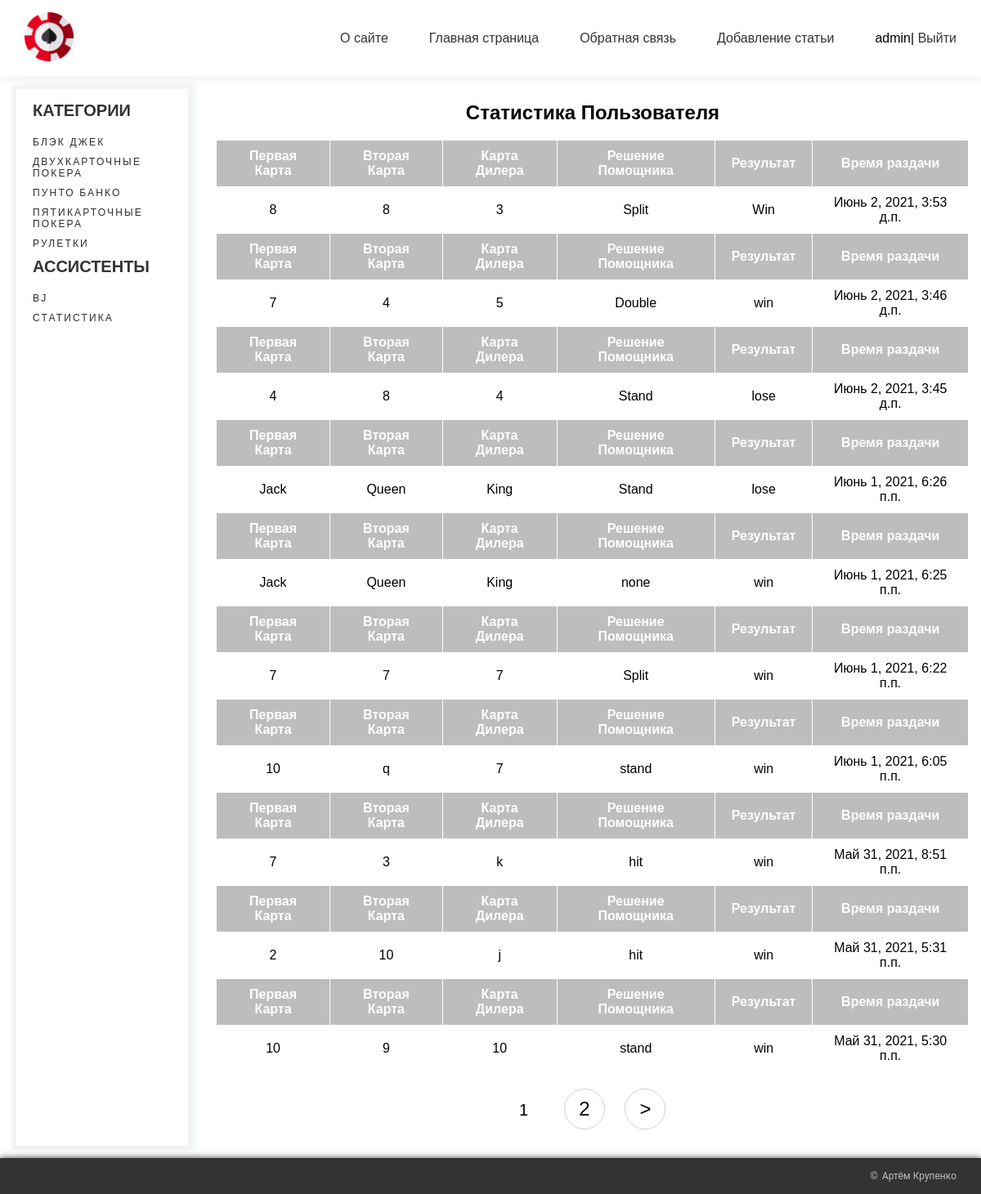
Page /assistant/statistic/ (signed in) on the committed database.
### games/models.py (models this page shows, shortened)
class Category(models.Model):
    name = models.CharField(max_length=100, db_index=True, verbose_name='Название')
    slug = models.SlugField(max_length=255, unique=True, db_index=True, verbose_name='URL')
    def get_absolute_url(self):
        return reverse('category', kwargs={'cat_slug': self.slug})
    class Meta:
        verbose_name = 'Категории Игр'
        verbose_name_plural = 'Категории Игр'
        ordering = ['name']

class Hand(models.Model):
    first_card = models.CharField(max_length=20, verbose_name='Первая Карта')
    second_card = models.CharField(max_length=20, verbose_name='Вторая Карта')
    dealer_card = models.CharField(max_length=20, verbose_name='Карта Дилера')
    decision = models.CharField(max_length=20, verbose_name='Решение Помощника')
    time_hand = models.DateTimeField(auto_now_add=True, verbose_name='Время Раздачи')
    win_result = models.CharField(max_length=10, default='Win')
    played_by = models.ForeignKey(User, on_delete=models.CASCADE)

### games/views.py (the view)
# urls.py: path('assistant/statistic/', HandStatistic.as_view(), name='statistic')
class HandStatistic(LoginRequiredMixin, DataMixin, ListView):
    paginate_by = 10
    model = Hand
    template_name = 'games/statistic.html'
    context_object_name = 'stats'
    allow_empty = False
    def get_queryset(self):
        return Hand.objects.filter(played_by=self.request.user.id).order_by('-time_hand')
    def get_context_data(self, *, object_list=None, **kwargs):
        context = super().get_context_data(**kwargs)
        c_def = self.get_user_context(title='Статистика Пользователя')
        return dict(list(context.items()) + list(c_def.items()))

### games/utils.py (called while the page is built)
    def get_user_context(self, **kwargs):
        context = kwargs
        categories = cache.get('categories')
        if not categories:
            categories = Category.objects.annotate(Count('games'))
            cache.set('categories', categories, 60)
        user_menu = menu.copy()
        if not self.request.user.is_authenticated:
            user_menu.pop(-1)
        context['menu'] = user_menu
        context['categories'] = categories
        return context

### games/templates/games/statistic.html (shortened to what this page needs)
{% extends "games/base_web_casino.html" %}
{% block content %}
<h1 class="title_title">{{ title }}</h1>
<div class="content__container">
    <table>
        {% for s in stats %}
        <tr>
            <th>Первая Карта</th>
            <th>Вторая Карта</th>
            <th>Карта Дилера</th>
            <th>Решение Помощника</th>
            <th>Результат</th>
            <th>Время раздачи</th>
        </tr>
        <tr>
            <td>{{ s.first_card }}</td>
            <td>{{ s.second_card }}</td>
            <td>{{ s.dealer_card }}</td>
            <td>{{ s.decision }}</td>
            <td>{{ s.win_result }}</td>
            <td>{{ s.time_hand }}</td>
        </tr>
        {% endfor %}
    </table>
</div>
{% endblock %}

### games/templates/games/base_web_casino.html (shortened to what this page needs)
{% load static %}
<!DOCTYPE html>
<html lang="en">
<head>
    <link rel="stylesheet" href="{% static 'games/css/styles.css' %}" type="text/css">
</head>
<body>
<header class="header">
    {% block sidebar %}
    <div class="header__container">
        <a href="{% url 'home' %}" class="header__logo">
            <img src="{% static 'games/images/logo.png' %}" alt="logo image" class="header__image">
        </a>
        <ul class="header__items">
            {% for m in menu %}
            <li class="header__item">
                <a href="{% url m.url_name %}" class="header__link">{{ m.title }}</a>
            </li>
            {% endfor %}
            {% if request.user.is_authenticated %}
            <li class="header__item">{{ user.username }}|
                <a href="{% url 'logout' %}" class="header__link">Выйти</a>
            </li>
            {% else %}
            <li class="header__item">
                <a href="{% url 'register' %}" class="header__link">Регистрация</a> |
                <a href="{% url 'login' %}" class="header__link">Войти</a>
            </li>
            {% endif %}
        </ul>
    </div>
</header>
<main class="main">
    <section class="categories">
        <div class="categories__container">
            <h2 class="categories__title">Категории</h2>
            {% for c in categories %}
            {% if c.games__count > 0 %}
            <ul class="categories__items">
                <li class="categories__item">
                    <a href="{{ c.get_absolute_url }}" class="categories__link">{{ c.name }}</a>
                </li>
            </ul>
            {% endif %}
            {% endfor %}
            <h2 class="categories__title">Ассистенты</h2>
            <ul class="categories__items">
                <li class="categories__item">
                    <a href="{% url 'bj_start' %}" class="categories__link">BJ</a>
                </li>
                <li class="categories__item">
                    <a href="{% url 'statistic' %}" class="categories__link">Статистика</a>
                </li>
            </ul>
            {% endblock %}
        </div>
    </section>
    <section class="content">
        {% block content %}
        {% endblock %}
        {% if page_obj.has_other_pages %}
        <nav class="list-pages">
            <ul class="pagination">
                {% for p in paginator.page_range %}
                {% if page_obj.number == p %}
                <li class="page-num page-num-selected">{{ p }}</li>
                {% elif p >= page_obj.number|add:-2 and p <= page_obj.number|add:2 %}
                <li class="page-num">
                    <a href="?page={{ p }}">{{ p }}</a>
                </li>
                {% endif %}
                {% endfor %}
                {% if page_obj.has_next %}
                <li class="page-num">
                    <a href="?page={{ page_obj.next_page_number}}">&gt;</a>
                </li>
                {% endif %}
            </ul>
        </nav>
        {% endif %}
    </section>
</main>
<footer class="footer">
    <div class="footer__container">
        <p class="footer__owner">Артём Крупенко</p>
    </div>
</footer>
</body>
</html>

### games/static/games/css/styles.css (style rules this page uses)
* { -webkit-box-sizing: border-box; box-sizing: border-box; padding: 0; margin: 0; font-family: "Poppins", sans-serif; }
body { min-height: 100vh; height: 100%; display: -webkit-box; display: -ms-flexbox; display: flex; -webkit-box-orient: vertical; -webkit-box-direction: normal; -ms-flex-direction: column; flex-direction: column; }
.header { background: #ffffff; -webkit-box-shadow: 0 4px 8px rgba(44, 101, 77, 0.08); box-shadow: 0 4px 8px rgba(44, 101, 77, 0.08); }
.header__container { display: -webkit-box; display: -ms-flexbox; display: flex; -webkit-box-pack: justify; -ms-flex-pack: justify; justify-content: space-between; -webkit-box-align: center; -ms-flex-align: center; align-items: center; padding: 15px 30px; }
.header__image { width: 60px; }
.header__items { list-style-type: none; display: -webkit-box; display: -ms-flexbox; display: flex; }
.header__item { margin-right: 50px; }
.header__item:last-child { margin-right: 0; }
.header__link { font-family: "Poppins", sans-serif; outline: none; text-decoration: none; font-weight: 500; font-size: 16px; color: #333333; -webkit-transition: 0.3s ease-in-out; -o-transition: 0.3s ease-in-out; transition: 0.3s ease-in-out; }
.main { -webkit-box-flex: 1; -ms-flex: 1 0 auto; flex: 1 0 auto; height: 100%; display: -webkit-box; display: -ms-flexbox; display: flex; }
.categories { font-family: "Poppins", sans-serif; min-width: 220px; margin: 10px 15px; padding: 15px 20px; background: #ffffff; border: 5px solid rgba(110, 102, 102, 0.08); -webkit-box-shadow: 4px 0 8px rgba(44, 101, 77, 0.08); box-shadow: 4px 0 8px rgba(44, 101, 77, 0.08); }
.categories__title { font-size: 20px; color: #333333; text-transform: uppercase; padding-bottom: 20px; }
.categories__items { list-style-type: none; }
.categories__item { margin-bottom: 10px; }
.categories__link { display: flex; align-items: center; outline: none; text-decoration: none; font-size: 12px; letter-spacing: 0.18em; text-transform: uppercase; color: #2d2c2c; transition: 1s ease; }
.content { font-family: "Poppins", sans-serif; width: 100%; margin: 10px 15px; }
.footer { -webkit-box-flex: 0; -ms-flex: 0 0 auto; flex: 0 0 auto; background: #333333; -webkit-box-shadow: 0 0 8px #333333; box-shadow: 0 0 8px #333333; }
.footer__container { padding: 15px 30px; display: -webkit-box; display: -ms-flexbox; display: flex; -webkit-box-pack: end; -ms-flex-pack: end; justify-content: flex-end; -webkit-box-align: center; -ms-flex-align: center; align-items: center; }
.footer__owner { font-family: Roboto, sans-serif; font-size: 12px; color: #bdbdbd; }
.footer__owner::before { content: "\00A9"; margin-right: 5px; }
.list-pages { text-align: center; margin: 0 0 20px 0; }
.list-pages ul { margin: 20px 0 0 0; padding: 0; list-style: none; }
.list-pages ul li { display: inline-block; margin: 0 20px 0 0; }
.list-pages a { color: #000; font-size: 24px; text-decoration: none; }
.list-pages .page-num, .page-num-selected { display: inline-block; width: 50px; height: 50px; padding: 10px 0 0 0; border: 1px solid #d0d0d0; border-radius: 50%; }
.list-pages .page-num-selected { border: none; color: #000; font-size: 20px; }
.title_title { margin-bottom: 20px; margin-top: 20px; text-align: center; }
table { font-family: "Poppins", sans-serif; font-size: 16px; border-collapse: collapse; text-align: center; width: 100%; }
th { background: #bdbdbd; color: white; padding: 10px 20px; }
th, td { padding: 10px 20px; border-style: solid; border-width: 0 1px 1px 0; border-color: white; }
td { background: white; }
th:first-child, td:first-child { text-align: center; }

### rows in the picture
Category: name "БЛЭК ДЖЕК"
Category: name "ДВУХКАРТОЧНЫЕ ПОКЕРА"
Category: name "ПУНТО БАНКО"
Category: name "ПЯТИКАРТОЧНЫЕ ПОКЕРА"
Category: name "РУЛЕТКИ"
Hand: first_card "8", second_card "8", dealer_card "3", decision "Split", win_result "Win", time_hand "Июнь 2, 2021, 3:53 д.п."
Hand: first_card "7", second_card "4", dealer_card "5", decision "Double", win_result "win", time_hand "Июнь 2, 2021, 3:46 д.п."
Hand: first_card "4", second_card "8", dealer_card "4", decision "Stand", win_result "lose", time_hand "Июнь 2, 2021, 3:45 д.п."
Hand: first_card "Jack", second_card "Queen", dealer_card "King", decision "Stand", win_result "lose", time_hand "Июнь 1, 2021, 6:26 п.п."
Hand: first_card "Jack", second_card "Queen", dealer_card "King", decision "none", win_result "win", time_hand "Июнь 1, 2021, 6:25 п.п."
Hand: first_card "7", second_card "7", dealer_card "7", decision "Split", win_result "win", time_hand "Июнь 1, 2021, 6:22 п.п."
Hand: first_card "10", second_card "q", dealer_card "7", decision "stand", win_result "win", time_hand "Июнь 1, 2021, 6:05 п.п."
Hand: first_card "7", second_card "3", dealer_card "k", decision "hit", win_result "win", time_hand "Май 31, 2021, 8:51 п.п."
Hand: first_card "2", second_card "10", dealer_card "j", decision "hit", win_result "win", time_hand "Май 31, 2021, 5:31 п.п."
Hand: first_card "10", second_card "9", dealer_card "10", decision "stand", win_result "win", time_hand "Май 31, 2021, 5:30 п.п."

### other values in the picture
{{ m.title }} "О сайте" "Главная страница" "Обратная связь" "Добавление статьи"
{{ user.username }} "admin"
{{ title }} "Статистика Пользователя"
{{ p }} "1"
{{ p }} "2"
